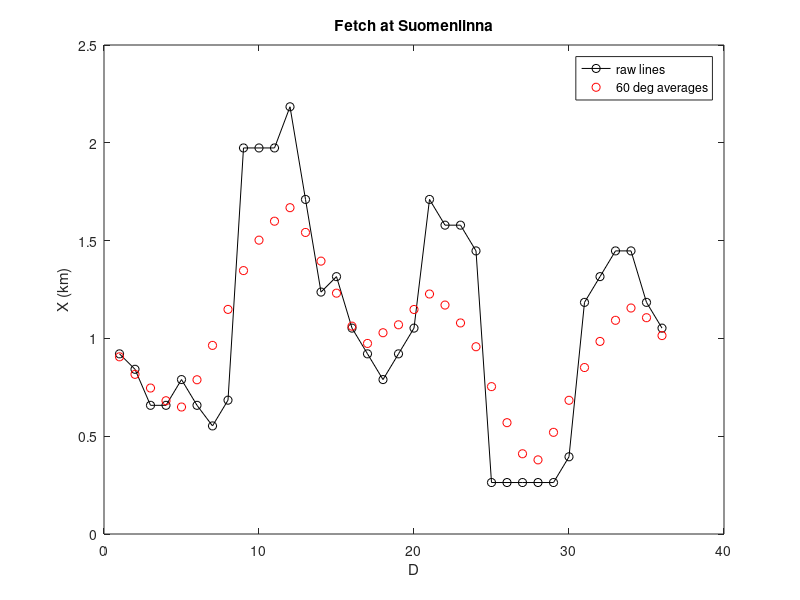

The MATLAB source for this figure:
%% Lasketaan Suomenlinnan pyyhkäisymatka
% Laskettu kartasta pyyhkäisymatkat 10 asteen välein
% Lopulliset pyyhkäisymatkat 60 asteen keskiarvoja
clear
close all

%     0   10  20  30  40  50  60  70  80  90  100 110 120 130 140 150 160 170 180 190 200 210 220 230 240 250 260 270 280 290 300 310 320 330 340 350
Xraw=[3.5 3.2 2.5 2.5 3.0 2.5 2.1 2.6 7.5 7.5 7.5 8.3 6.5 4.7 5.0 4.0 3.5 3.0 3.5 4.0 6.5 6.0 6.0 5.5 1.0 1.0 1.0 1.0 1.0 1.5 4.5 5.0 5.5 5.5 4.5 4.0];
Xraw=Xraw/3.8; % cm -> km

Xloop=[Xraw(end-2:end) Xraw Xraw(1:3)];
ct=1;
for n=4:(length(Xraw)+3)
   X(ct)=mean([cos(30*pi/180)*Xloop(n-3) cos(20*pi/180)*Xloop(n-2) cos(10*pi/180)*Xloop(n-1) Xloop(n) cos(10*pi/180)*Xloop(n+1) cos(20*pi/180)* Xloop(n+2) cos(30*pi/180)*Xloop(n+3)]); 
   ct=ct+1;
end

plot(Xraw,'k-o');
hold on
plot(X,'ro');
title('Fetch at Suomenlinna');
xlabel('D');
ylabel('X (km)');
legend({'raw lines','60 deg averages'});



dlmwrite('../Suomenlinna_fetch.txt',[[0:10:350]' X'],'delimiter',' ','precision','%0.2f');
